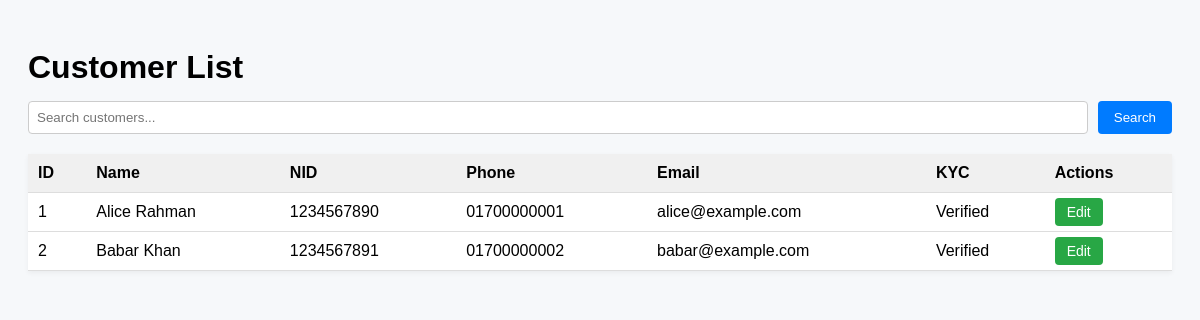
/MS/updated_info.php, run on the app's committed database.
### tables this page shows
CREATE TABLE `Customer` (
  `customerId` bigint(20) NOT NULL,
  `name` varchar(100) DEFAULT NULL,
  `nid` bigint(20) DEFAULT NULL,
  `phone` varchar(20) DEFAULT NULL,
  `email` varchar(50) DEFAULT NULL,
  `address` varchar(255) DEFAULT NULL,
  `kycstatus` tinyint(1) DEFAULT NULL
);

### MS/updated_info.php (the view, shortened to what this page needs)
<?php
$DB_HOST = 'localhost';
$DB_USER = 'root';
$DB_PASS = '';
$DB_NAME = 'banking_system';
$conn = new mysqli($DB_HOST, $DB_USER, $DB_PASS, $DB_NAME);
$conn->set_charset('utf8mb4');
function e($v) { return htmlspecialchars($v ?? ''); }
$search = isset($_GET['search']) ? trim($_GET['search']) : '';
$sql = "SELECT customerId, name, nid, phone, email, address, kycstatus
        FROM Customer
        WHERE name LIKE ? OR nid LIKE ? OR phone LIKE ? OR email LIKE ?
        ORDER BY customerId ASC";
$stmt = $conn->prepare($sql);
$like = "%$search%";
$stmt->bind_param("ssss", $like, $like, $like, $like);
$stmt->execute();
$res = $stmt->get_result();
$customers = [];
while ($row = $res->fetch_assoc()) {
    $customers[] = $row;
}
?>
<!doctype html>
<html lang="en">
<head>
</head>
<body>
<h1>Customer List</h1>
<form class="search-bar" method="get">
    <input type="text" name="search" placeholder="Search customers..." value="<?= e($search) ?>">
    <button type="submit">Search</button>
</form>
<table>
<thead>
<tr>
  <th>ID</th><th>Name</th><th>NID</th><th>Phone</th><th>Email</th><th>KYC</th><th>Actions</th>
</tr>
</thead>
<tbody>
<?php if ($customers): ?>
<?php foreach ($customers as $cust): ?>
<tr>
  <td><?= e($cust['customerId']) ?></td>
  <td><?= e($cust['name']) ?></td>
  <td><?= e($cust['nid']) ?></td>
  <td><?= e($cust['phone']) ?></td>
  <td><?= e($cust['email']) ?></td>
  <td><?= $cust['kycstatus'] ? 'Verified' : 'Not Verified' ?></td>
  <td><a class="btn" href="edit.php?id=<?= e($cust['customerId']) ?>">Edit</a></td>
</tr>
<?php endforeach; ?>
<?php else: ?>
<tr><td colspan="7" class="no-data">No customers found</td></tr>
<?php endif; ?>
</tbody>
</table>
</body>
</html>

### MS/updated_info.php (style rules this page uses)
body { font-family: Arial, sans-serif; background:#f6f8fa; padding:20px; }
h1 { margin-bottom: 15px; }
.search-bar { display:flex; gap:10px; margin-bottom:20px; }
.search-bar input[type="text"] { flex:1; padding:8px; border:1px solid #ccc; border-radius:4px; }
.search-bar button { padding:8px 16px; background:#007bff; border:none; color:#fff; border-radius:4px; cursor:pointer; }
table { width:100%; border-collapse: collapse; background:#fff; box-shadow:0 2px 5px rgba(0,0,0,0.05); }
th, td { padding:10px; border-bottom:1px solid #ddd; text-align:left; }
th { background:#f0f0f0; }
.btn { padding:6px 12px; border-radius:4px; background:#28a745; color:#fff; text-decoration:none; font-size:14px; }

### data on the page
customer: customerId "1", name "Alice Rahman", nid "1234567890", phone "01700000001", email "alice@example.com", kycstatus "Verified"
customer: customerId "2", name "Babar Khan", nid "1234567891", phone "01700000002", email "babar@example.com", kycstatus "Verified"
